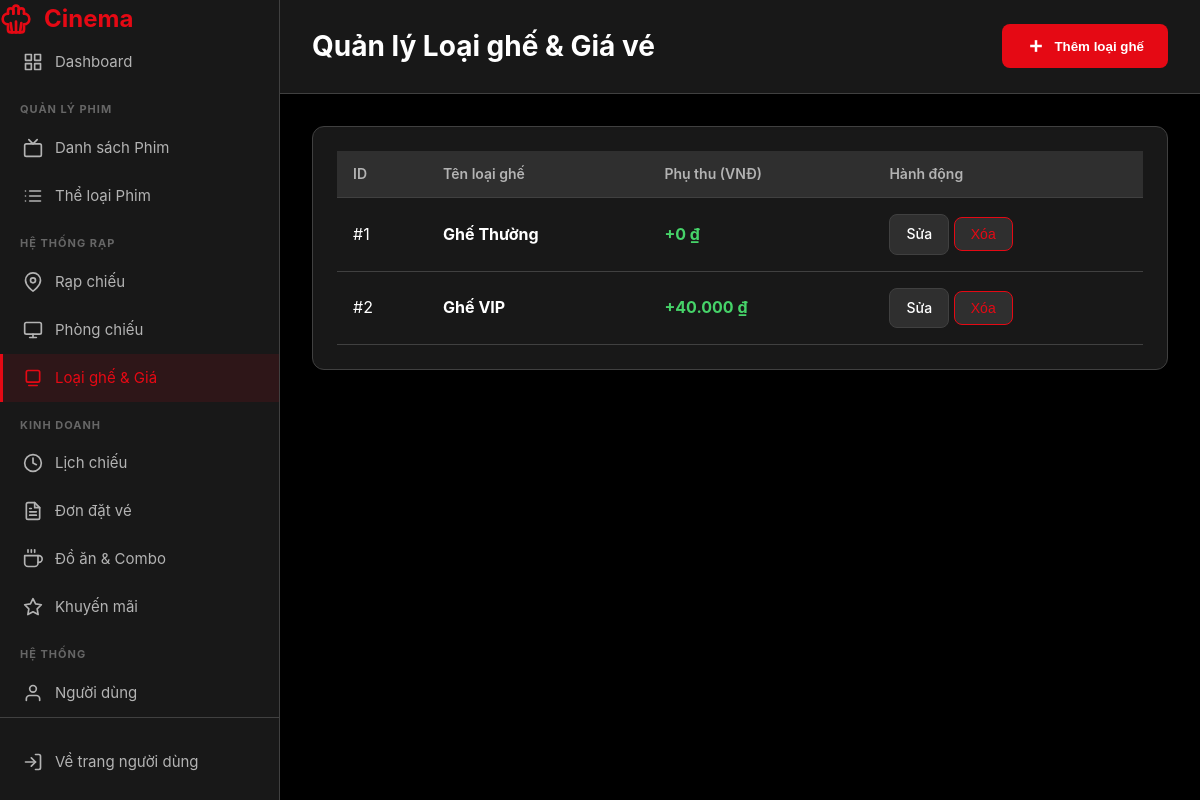
Page /BTL_MO/View/admin/seat_types.php (signed in) on the committed database.
### tables this page shows
CREATE TABLE `seattypes` (
  `SeatTypeID` int NOT NULL AUTO_INCREMENT,
  `Name` varchar(50) NOT NULL,
  `PriceSurcharge` decimal(10,2) DEFAULT '0.00',
  PRIMARY KEY (`SeatTypeID`)
);

### BTL_MO/functions/seattypes_functions.php (called while the page is built, shortened)
<?php
function getAllSeatTypes() {
    $conn = getDbConnection();
    $result = $conn->query("SELECT * FROM SeatTypes");
    return $result ? $result->fetch_all(MYSQLI_ASSOC) : [];
}
?>

### BTL_MO/View/admin/seat_types.php (the view, shortened to what this page needs)
<?php
include_once '../../functions/seattypes_functions.php';
$action = $_GET['action'] ?? 'list';
$seat_types = getAllSeatTypes();
$type_focus = null;
?>
<!DOCTYPE html>
<html lang="vi">
<head>
    <link rel="stylesheet" href="../../assets/css/style.css">
    <link rel="stylesheet" href="../../assets/css/admin.css">
</head>
<body>
    <div class="admin-layout">
        <?php include 'partials/sidebar.php'; ?>
        <main class="admin-main">
            <header class="admin-header">
                <h1>Quản lý Loại ghế & Giá vé</h1>
                <?php if ($action == 'list'): ?>
                    <button class="btn-add" onclick="openModal('addSeatTypeModal')">
                        <svg width="20" height="20" viewBox="0 0 24 24" fill="none" stroke="currentColor" stroke-width="3"><line x1="12" y1="5" x2="12" y2="19"></line><line x1="5" y1="12" x2="19" y2="12"></line></svg>
                        <span>Thêm loại ghế</span>
                    </button>
                <?php endif; ?>
            </header>
            <div class="dashboard-content">
                <?php if ($action == 'edit' && $type_focus): ?>
                    <div class="dashboard-card">
                        <h3>Chỉnh sửa loại ghế</h3>
                        <form action="../../Handle/seattypes_process.php" method="POST">
                            <input type="hidden" name="action" value="update">
                            <input type="hidden" name="seat_type_id" value="<?php echo $type_focus['SeatTypeID']; ?>">
                            <div class="form-group">
                                <label>Tên loại ghế (VD: VIP, Sweetbox)</label>
                                <input type="text" name="name" value="<?php echo htmlspecialchars($type_focus['Name']); ?>" required>
                            </div>
                            <div class="form-group">
                                <label>Phụ thu giá vé (VNĐ)</label>
                                <input type="number" name="price_surcharge" value="<?php echo $type_focus['PriceSurcharge']; ?>" required step="1000" min="0">
                                <small style="color: #aaa;">Giá này sẽ cộng thêm vào giá gốc của suất chiếu.</small>
                            </div>
                            <div class="modal-footer">
                                <a href="seat_types.php" class="btn-action">Hủy</a>
                                <button type="submit" class="btn-primary">Lưu thay đổi</button>
                            </div>
                        </form>
                    </div>
                <?php else: ?>
                    <div class="dashboard-card">
                        <div class="table-responsive">
                            <table class="data-table">
                                <thead>
                                    <tr>
                                        <th>ID</th>
                                        <th>Tên loại ghế</th>
                                        <th>Phụ thu (VNĐ)</th>
                                        <th>Hành động</th>
                                    </tr>
                                </thead>
                                <tbody>
                                    <?php foreach ($seat_types as $type): ?>
                                    <tr>
                                        <td>#<?php echo $type['SeatTypeID']; ?></td>
                                        <td><strong><?php echo htmlspecialchars($type['Name']); ?></strong></td>
                                        <td style="color: var(--success-color); font-weight: bold;">
                                            +<?php echo number_format($type['PriceSurcharge'], 0, ',', '.'); ?> ₫
                                        </td>
                                        <td>
                                            <a href="seat_types.php?action=edit&id=<?php echo $type['SeatTypeID']; ?>" class="btn-action">Sửa</a>
                                            <form action="../../Handle/seattypes_process.php" method="POST" style="display:inline;" onsubmit="return confirm('Xóa loại ghế này?');">
                                                <button class="btn-action danger">Xóa</button>
                                            </form>
                                        </td>
                                    </tr>
                                    <?php endforeach; ?>
                                </tbody>
                            </table>
                        </div>
                    </div>
                <?php endif; ?>
            </div>
        </main>
    </div>
</body>
</html>

### BTL_MO/assets/css/style.css (style rules this page uses)
:root { --primary-color: #e50914; --primary-dark: #b20710; --secondary-color: #0f1014; --text-primary: #ffffff; --text-secondary: #b3b3b3; --bg-primary: #000000; --bg-secondary: #181818; --bg-tertiary: #2f2f2f; --border-color: #404040; --success-color: #46d369; --warning-color: #ffa500; --danger-color: #e50914; --shadow: 0 4px 12px rgba(0, 0, 0, 0.5); --shadow-lg: 0 8px 24px rgba(0, 0, 0, 0.6); --transition: all 0.3s ease; --border-radius: 8px; }
* { margin: 0; padding: 0; box-sizing: border-box; }
body { font-family: -apple-system, BlinkMacSystemFont, 'Segoe UI', Roboto, 'Helvetica Neue', Arial, sans-serif; background: var(--bg-primary); color: var(--text-primary); line-height: 1.6; overflow-x: hidden; }

### BTL_MO/assets/css/admin.css (style rules this page uses)
.admin-layout { display: grid; grid-template-columns: 280px 1fr; min-height: 100vh; }
.admin-main { overflow-x: hidden; }
.admin-header { background: var(--bg-secondary); border-bottom: 1px solid var(--border-color); padding: 24px 32px; display: flex; justify-content: space-between; align-items: center; position: sticky; top: 0; z-index: 100; }
.admin-header h1 { font-size: 28px; }
.dashboard-content { padding: 32px; }
.dashboard-card { background: var(--bg-secondary); border: 1px solid var(--border-color); border-radius: 12px; padding: 24px; }
.table-responsive { overflow-x: auto; }
.data-table { width: 100%; border-collapse: collapse; }
.data-table thead { background: var(--bg-tertiary); }
.data-table th { padding: 12px 16px; text-align: left; font-weight: 600; font-size: 14px; color: var(--text-secondary); border-bottom: 1px solid var(--border-color); }
.data-table td { padding: 16px; border-bottom: 1px solid var(--border-color); }
.data-table tbody tr { transition: var(--transition); }
.btn-action { padding: 8px 16px; background: var(--bg-tertiary); border: 1px solid var(--border-color); border-radius: var(--border-radius); color: var(--text-primary); cursor: pointer; transition: var(--transition); font-size: 14px; font-weight: 500; text-decoration: none; display: inline-flex; align-items: center; gap: 8px; }
.btn-action.danger { color: var(--danger-color); border-color: var(--danger-color); }
.btn-add { padding: 12px 24px; background: var(--primary-color); color: var(--text-primary); border: none; border-radius: var(--border-radius); font-weight: 600; cursor: pointer; transition: var(--transition); display: inline-flex; align-items: center; gap: 8px; }

### rows in the picture
seattypes: SeatTypeID "1", Name "Ghế Thường", PriceSurcharge "0"
seattypes: SeatTypeID "2", Name "Ghế VIP", PriceSurcharge "40.000"
